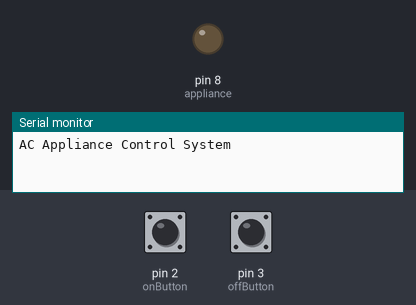
The sketch below on a simulated Arduino Uno, built with avr-gcc and run on an emulated ATmega328P. On the bench: output pins drawn as LEDs (lit = HIGH), the last lines printed to the serial monitor. Inputs (shaded band) come from the test bench; at power-on: pin 2 (onButton) HIGH, pin 3 (offButton) HIGH.

Above: at 1.2 s.
1.3 s: pin 2 (onButton) pulled LOW for 0.15 s
At 2.5 s:
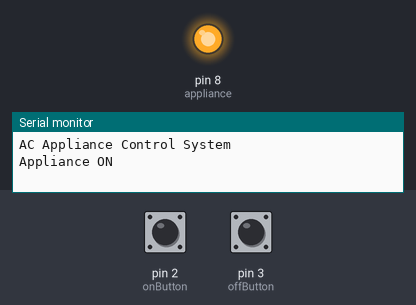
2.9 s: pin 3 (offButton) pulled LOW for 0.15 s
At 3.7 s:
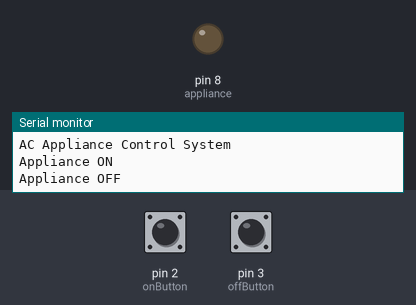
4.5 s: pin 2 (onButton) pulled LOW for 1 s
At 5.0 s:
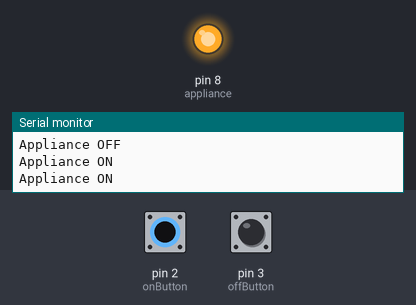
7.0 s: pin 3 (offButton) pulled LOW for 1 s
At 8.1 s:
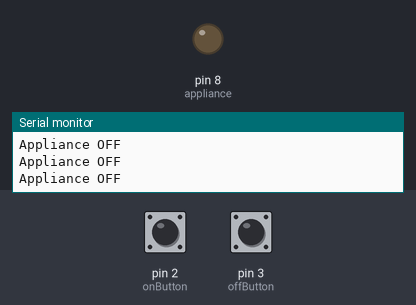
Timing chart, 0 to 10.0 s (numbered marks = the images above; inputs shaded):
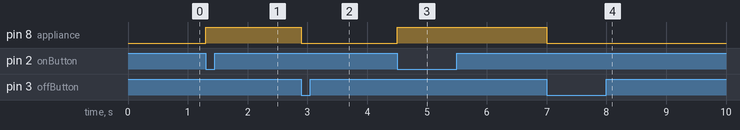

The sketch:

ac_appliance_control.ino
```cpp
const int onButton = 2;
const int offButton = 3;
const int appliance = 8;

void setup() {

  pinMode(onButton, INPUT_PULLUP);
  pinMode(offButton, INPUT_PULLUP);

  pinMode(appliance, OUTPUT);

  digitalWrite(appliance, LOW);

  Serial.begin(9600);

  Serial.println("AC Appliance Control System");

}

void loop() {

  if (digitalRead(onButton) == LOW) {

    digitalWrite(appliance, HIGH);

    Serial.println("Appliance ON");

    delay(300);

  }

  if (digitalRead(offButton) == LOW) {

    digitalWrite(appliance, LOW);

    Serial.println("Appliance OFF");

    delay(300);

  }

}
```

Measured:
- after the input at 1.3 s, pin 8 (appliance): LOW → HIGH at once
- after the input at 2.9 s, pin 8 (appliance): HIGH → LOW at once
- after the input at 4.5 s, pin 8 (appliance): LOW → HIGH at once
- after the input at 7.0 s, pin 8 (appliance): HIGH → LOW at once
